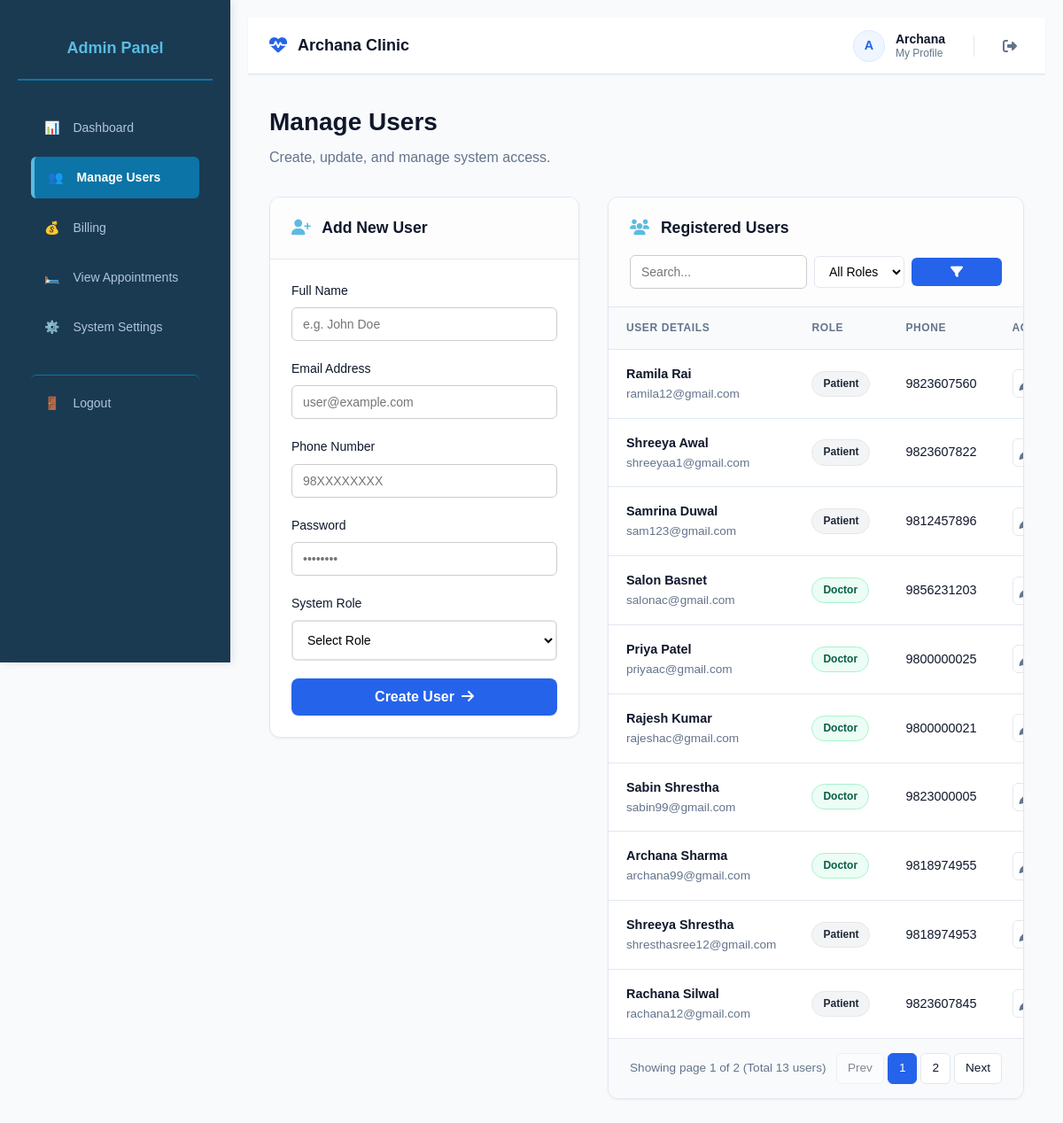
/admin/manage-users.php (signed in), run on an earlier commit of the app's database.
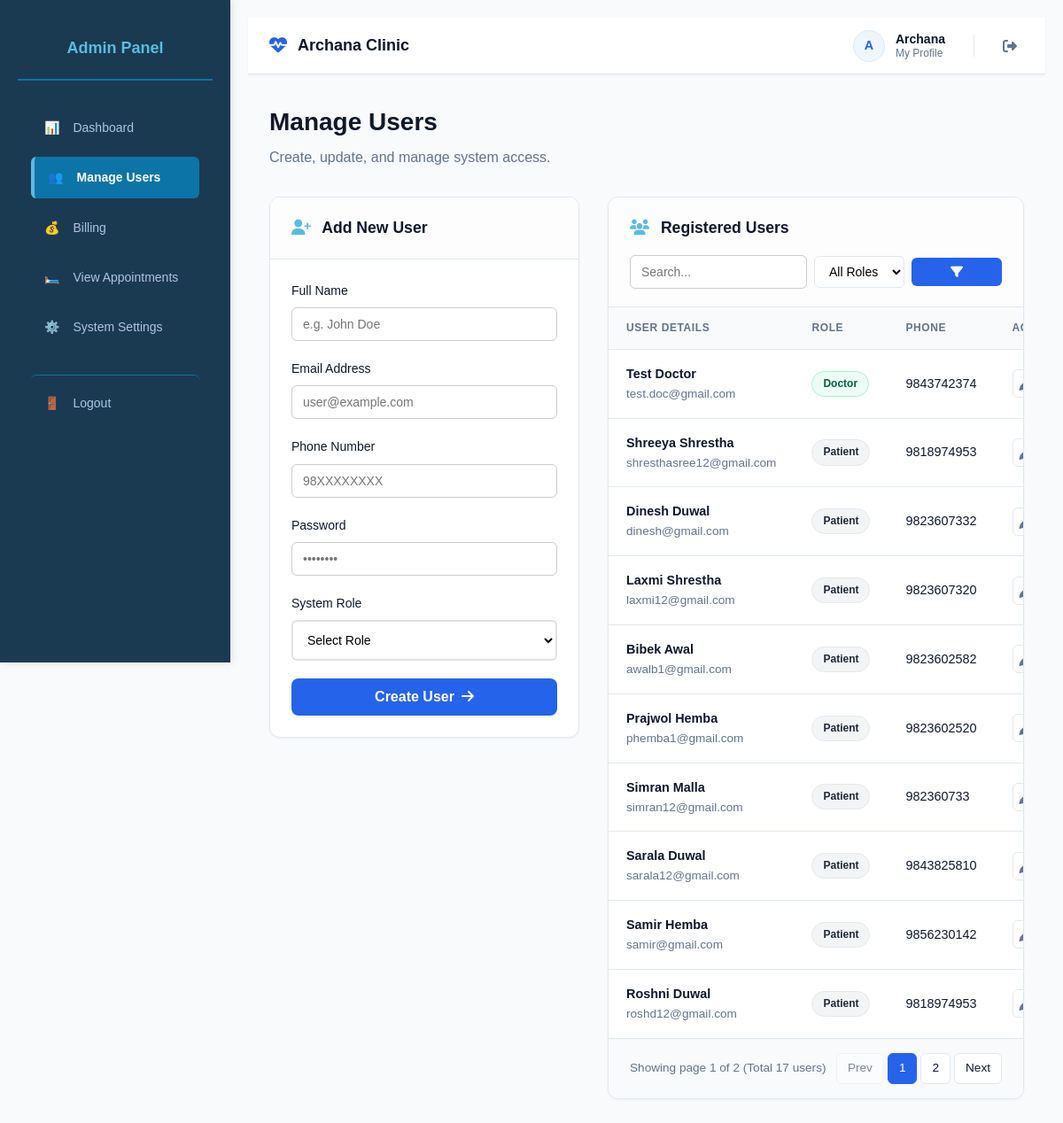
And on a later commit of the database.
### tables this page shows
CREATE TABLE `patients` (
  `id` int(11) NOT NULL,
  `user_id` int(11) NOT NULL,
  `name` varchar(100) NOT NULL,
  `password` varchar(255) NOT NULL,
  `phone` varchar(15) DEFAULT NULL,
  `date_of_birth` date NOT NULL,
  `gender` enum('male','female','other') NOT NULL,
  `address` text NOT NULL,
  `emergency_contact` varchar(100) NOT NULL,
  `emergency_phone` varchar(20) NOT NULL,
  `medical_history` text DEFAULT NULL,
  `blood_group` varchar(10) DEFAULT NULL,
  `allergies` text DEFAULT NULL,
  `age` varchar(10) DEFAULT NULL
);

CREATE TABLE `users` (
  `id` int(11) NOT NULL,
  `name` varchar(100) NOT NULL,
  `email` varchar(255) DEFAULT NULL,
  `password` varchar(255) NOT NULL,
  `role` enum('admin','doctor','receptionist','patient') NOT NULL,
  `phone` varchar(15) NOT NULL,
  `created_at` timestamp NOT NULL DEFAULT current_timestamp(),
  `updated_at` timestamp NOT NULL DEFAULT current_timestamp() ON UPDATE current_timestamp()
);

### config/auth.php (called while the page is built, shortened)
<?php
class Auth {
    private $conn;
    public function __construct($connection) {
        $this->conn = $connection;
    }
    public function isLoggedIn() {
        return isset($_SESSION['user_id']);
    }
    public function getUser() {
        $user_id = $_SESSION['user_id'];
        $stmt = $this->conn->prepare("
            SELECT
                u.id,
                u.name,
                u.email,
                u.role,
                p.phone,
                p.gender,
                p.address,
                p.medical_history,
                p.blood_group,
                p.date_of_birth,
                p.allergies,
                p.emergency_phone
            FROM users u
            LEFT JOIN patients p ON u.id = p.user_id
            WHERE u.id = ?
            LIMIT 1
        ");
        $stmt->bind_param("i", $user_id);
        $stmt->execute();
        return $stmt->get_result()->fetch_assoc();
    }
}
?>

### admin/manage-users.php (the view, shortened to what the rows shown need)
<?php
require_once __DIR__ . '/../config/database.php';
require_once __DIR__ . '/../config/auth.php';
$auth = new Auth($conn);
$page = isset($_GET['page']) ? max(1, intval($_GET['page'])) : 1;
$limit = 10;
$offset = ($page - 1) * $limit;
$params = [];
$types = "";
$where_sql = "";
$query = "SELECT * FROM users $where_sql ORDER BY created_at DESC LIMIT ? OFFSET ?";
$params[] = $limit;
$params[] = $offset;
$types .= "ii";
$stmt = $conn->prepare($query);
$stmt->bind_param($types, ...$params);
$stmt->execute();
$users = $stmt->get_result();
?>
<!DOCTYPE html>
<html lang="en">
<head>
<link rel="stylesheet" href="../styles.css">
<link rel="stylesheet" href="https://cdnjs.cloudflare.com/ajax/libs/font-awesome/6.5.0/css/all.min.css">
</head>
<body class="dashboard-page">
<div class="dashboard-container">
    <?php include __DIR__ . '/../include/sidebar-admin.php'; ?>
    <main class="dashboard-content">
        <?php include __DIR__ . '/../include/anav.php'; ?>
        <div class="manage-container">
            <div class="page-header">
                <div>
                    <h1>Manage Users</h1>
                </div>
            </div>
            <div class="admin-grid">
                <div class="card">
                    <div class="card-header">
                        <h2><i class="fas fa-user-plus"></i> Add New User</h2>
                    </div>
                </div>
                <div class="card">
                    <div class="card-header">
                        <h2><i class="fas fa-users"></i> Registered Users</h2>
                    </div>
                    <div class="table-responsive">
                        <table class="users-table">
                            <thead>
                                <tr>
                                    <th>User Details</th>
                                    <th>Role</th>
                                    <th>Phone</th>
                                    <th>Actions</th>
                                </tr>
                            </thead>
                            <tbody>
                                <?php if ($users->num_rows > 0): ?>
                                    <?php while ($user = $users->fetch_assoc()): ?>
                                    <tr>
                                        <td>
                                            <div style="font-weight: 600;"><?= htmlspecialchars($user['name']); ?></div>
                                            <div style="color: var(--text-muted); font-size: 0.85rem;"><?= htmlspecialchars($user['email']); ?></div>
                                        </td>
                                        <td>
                                            <span class="role-badge role-<?= htmlspecialchars($user['role']); ?>">
                                                <?= ucfirst($user['role']); ?>
                                            </span>
                                        </td>
                                        <td><?= htmlspecialchars($user['phone'] ?? '-'); ?></td>
                                        <td>
                                            <div class="action-group">
                                                <button class="btn-action btn-edit"
                                                    data-id="<?= $user['id']; ?>"
                                                    data-name="<?= htmlspecialchars($user['name']); ?>"
                                                    data-email="<?= htmlspecialchars($user['email']); ?>"
                                                    data-role="<?= $user['role']; ?>"
                                                    data-phone="<?= htmlspecialchars($user['phone']); ?>"
                                                    title="Edit User">
                                                    <i class="fas fa-pen"></i>
                                                </button>
                                            </div>
                                        </td>
                                    </tr>
                                    <?php endwhile; ?>
                                <?php else: ?>
                                    <tr>
                                        <td colspan="4" style="text-align:center; padding: 2rem; color:var(--text-muted);">No users found matching your criteria.</td>
                                    </tr>
                                <?php endif; ?>
                            </tbody>
                        </table>
                    </div>
                </div>
            </div>
        </div>
    </main>
</div>
</body>
</html>

### include/anav.php (shortened to what the rows shown need)
<?php
if (!isset($user)) {
    $user = $auth->getUser();
}
?>
<nav class="top-navbar">
    <div class="nav-right-section">
        <a href="profile.php" class="nav-user-profile" title="View Profile">
            <div class="nav-avatar-circle">
                <?= isset($user['name']) ? strtoupper(substr($user['name'], 0, 1)) : 'U' ?>
            </div>
            <div class="nav-user-meta">
                <span class="nav-user-name">
                    <?= isset($user['name']) ? htmlspecialchars(explode(' ', $user['name'])[0]) : 'Guest' ?>
                </span>
                <span class="nav-user-subtitle">My Profile</span>
            </div>
        </a>
    </div>
</nav>

What changed in the data, as far as the page shows it:
removed users: name "Ramila Rai", email "ramila12@gmail.com", role "Patient", phone "9823607560"
removed users: name "Shreeya Awal", email "shreeyaa1@gmail.com", role "Patient", phone "9823607822"
removed users: name "Samrina Duwal", email "sam123@gmail.com", role "Patient", phone "9812457896"
removed users: name "Salon Basnet", email "salonac@gmail.com", role "Doctor", phone "9856231203"
removed users: name "Priya Patel", email "priyaac@gmail.com", role "Doctor", phone "9800000025"
removed users: name "Rajesh Kumar", email "rajeshac@gmail.com", role "Doctor", phone "9800000021"
removed users: name "Sabin Shrestha", email "sabin99@gmail.com", role "Doctor", phone "9823000005"
removed users: name "Archana Sharma", email "archana99@gmail.com", role "Doctor", phone "9818974955"
no longer on this page (row unchanged): users: name "Rachana Silwal", email "rachana12@gmail.com", role "Patient", phone "9823607845"
added users: name "Test Doctor", email "test.doc@gmail.com", role "Doctor", phone "9843742374"
added users: name "Dinesh Duwal", email "dinesh@gmail.com", role "Patient", phone "9823607332"
added users: name "Laxmi Shrestha", email "laxmi12@gmail.com", role "Patient", phone "9823607320"
added users: name "Bibek Awal", email "awalb1@gmail.com", role "Patient", phone "9823602582"
added users: name "Prajwol Hemba", email "phemba1@gmail.com", role "Patient", phone "9823602520"
added users: name "Simran Malla", email "simran12@gmail.com", role "Patient", phone "982360733"
added users: name "Sarala Duwal", email "sarala12@gmail.com", role "Patient", phone "9843825810"
added users: name "Samir Hemba", email "samir@gmail.com", role "Patient", phone "9856230142"
added users: name "Roshni Duwal", email "roshd12@gmail.com", role "Patient", phone "9818974953"
Also different on the page:
$total_rows: "13" → "17"
